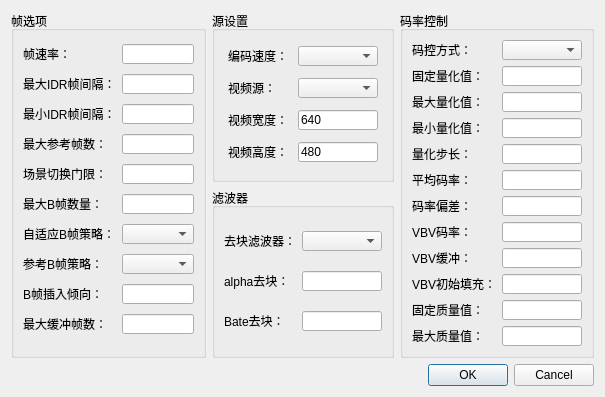
<?xml version="1.0" encoding="UTF-8"?>
<ui version="4.0">
 <class>CodecSetting</class>
 <widget class="QDialog" name="CodecSetting">
  <property name="geometry">
   <rect>
    <x>0</x>
    <y>0</y>
    <width>577</width>
    <height>385</height>
   </rect>
  </property>
  <property name="windowTitle">
   <string>编码设置</string>
  </property>
  <layout class="QGridLayout" name="gridLayout_5">
   <item row="0" column="0" rowspan="2">
    <widget class="QGroupBox" name="gbFrame">
     <property name="title">
      <string>帧选项</string>
     </property>
     <layout class="QGridLayout" name="gridLayout_2">
      <item row="0" column="0">
       <widget class="QLabel" name="lbFrameRate">
        <property name="maximumSize">
         <size>
          <width>100</width>
          <height>20</height>
         </size>
        </property>
        <property name="text">
         <string>帧速率：</string>
        </property>
       </widget>
      </item>
      <item row="0" column="1">
       <widget class="QLineEdit" name="leFrameRate">
        <property name="maximumSize">
         <size>
          <width>80</width>
          <height>20</height>
         </size>
        </property>
        <property name="text">
         <string/>
        </property>
       </widget>
      </item>
      <item row="1" column="0">
       <widget class="QLabel" name="lbMaxFrame">
        <property name="maximumSize">
         <size>
          <width>100</width>
          <height>20</height>
         </size>
        </property>
        <property name="text">
         <string>最大IDR帧间隔：</string>
        </property>
       </widget>
      </item>
      <item row="1" column="1">
       <widget class="QLineEdit" name="leMaxFrame">
        <property name="maximumSize">
         <size>
          <width>80</width>
          <height>20</height>
         </size>
        </property>
        <property name="text">
         <string/>
        </property>
       </widget>
      </item>
      <item row="2" column="0">
       <widget class="QLabel" name="lbMinFrame">
        <property name="maximumSize">
         <size>
          <width>100</width>
          <height>20</height>
         </size>
        </property>
        <property name="text">
         <string>最小IDR帧间隔：</string>
        </property>
       </widget>
      </item>
      <item row="2" column="1">
       <widget class="QLineEdit" name="leMinFrame">
        <property name="maximumSize">
         <size>
          <width>80</width>
          <height>20</height>
         </size>
        </property>
        <property name="text">
         <string/>
        </property>
       </widget>
      </item>
      <item row="3" column="0">
       <widget class="QLabel" name="lbFrameRef">
        <property name="text">
         <string>最大参考帧数：</string>
        </property>
       </widget>
      </item>
      <item row="3" column="1">
       <widget class="QLineEdit" name="leFrameRef">
        <property name="maximumSize">
         <size>
          <width>80</width>
          <height>20</height>
         </size>
        </property>
       </widget>
      </item>
      <item row="4" column="0">
       <widget class="QLabel" name="lbScutThres">
        <property name="text">
         <string>场景切换门限：</string>
        </property>
       </widget>
      </item>
      <item row="4" column="1">
       <widget class="QLineEdit" name="leScutThres">
        <property name="sizePolicy">
         <sizepolicy hsizetype="Expanding" vsizetype="Fixed">
          <horstretch>0</horstretch>
          <verstretch>0</verstretch>
         </sizepolicy>
        </property>
        <property name="maximumSize">
         <size>
          <width>80</width>
          <height>20</height>
         </size>
        </property>
       </widget>
      </item>
      <item row="5" column="0">
       <widget class="QLabel" name="lbBFrame">
        <property name="maximumSize">
         <size>
          <width>100</width>
          <height>20</height>
         </size>
        </property>
        <property name="text">
         <string>最大B帧数量：</string>
        </property>
       </widget>
      </item>
      <item row="5" column="1">
       <widget class="QLineEdit" name="leBFrame">
        <property name="maximumSize">
         <size>
          <width>80</width>
          <height>20</height>
         </size>
        </property>
        <property name="text">
         <string/>
        </property>
       </widget>
      </item>
      <item row="6" column="0">
       <widget class="QLabel" name="lbBframeAdapt">
        <property name="text">
         <string>自适应B帧策略：</string>
        </property>
       </widget>
      </item>
      <item row="6" column="1">
       <widget class="QComboBox" name="cbBframeAdapt">
        <property name="sizePolicy">
         <sizepolicy hsizetype="Expanding" vsizetype="Fixed">
          <horstretch>0</horstretch>
          <verstretch>0</verstretch>
         </sizepolicy>
        </property>
        <property name="maximumSize">
         <size>
          <width>80</width>
          <height>20</height>
         </size>
        </property>
       </widget>
      </item>
      <item row="7" column="0">
       <widget class="QLabel" name="lbBframePyr">
        <property name="text">
         <string>参考B帧策略：</string>
        </property>
       </widget>
      </item>
      <item row="7" column="1">
       <widget class="QComboBox" name="cbBframePyr">
        <property name="sizePolicy">
         <sizepolicy hsizetype="Expanding" vsizetype="Fixed">
          <horstretch>0</horstretch>
          <verstretch>0</verstretch>
         </sizepolicy>
        </property>
        <property name="maximumSize">
         <size>
          <width>80</width>
          <height>20</height>
         </size>
        </property>
       </widget>
      </item>
      <item row="8" column="0">
       <widget class="QLabel" name="lbBframeBias">
        <property name="text">
         <string>B帧插入倾向：</string>
        </property>
       </widget>
      </item>
      <item row="8" column="1">
       <widget class="QLineEdit" name="leBframeBias">
        <property name="maximumSize">
         <size>
          <width>80</width>
          <height>20</height>
         </size>
        </property>
       </widget>
      </item>
      <item row="9" column="0">
       <widget class="QLabel" name="lbRcLookahead">
        <property name="text">
         <string>最大缓冲帧数：</string>
        </property>
       </widget>
      </item>
      <item row="9" column="1">
       <widget class="QLineEdit" name="leRcLookahead">
        <property name="maximumSize">
         <size>
          <width>80</width>
          <height>20</height>
         </size>
        </property>
       </widget>
      </item>
     </layout>
    </widget>
   </item>
   <item row="0" column="1">
    <widget class="QGroupBox" name="gbSource">
     <property name="title">
      <string>源设置</string>
     </property>
     <layout class="QGridLayout" name="gridLayout">
      <item row="0" column="0">
       <widget class="QLabel" name="lbCodeRate">
        <property name="maximumSize">
         <size>
          <width>60</width>
          <height>20</height>
         </size>
        </property>
        <property name="text">
         <string>编码速度：</string>
        </property>
       </widget>
      </item>
      <item row="0" column="1">
       <widget class="QComboBox" name="cbCodeRate">
        <property name="maximumSize">
         <size>
          <width>80</width>
          <height>20</height>
         </size>
        </property>
       </widget>
      </item>
      <item row="1" column="0">
       <widget class="QLabel" name="lbSource">
        <property name="maximumSize">
         <size>
          <width>60</width>
          <height>20</height>
         </size>
        </property>
        <property name="text">
         <string>视频源：</string>
        </property>
        <property name="alignment">
         <set>Qt::AlignLeading|Qt::AlignLeft|Qt::AlignVCenter</set>
        </property>
       </widget>
      </item>
      <item row="1" column="1">
       <widget class="QComboBox" name="cbSource">
        <property name="maximumSize">
         <size>
          <width>80</width>
          <height>20</height>
         </size>
        </property>
       </widget>
      </item>
      <item row="2" column="0">
       <widget class="QLabel" name="lbWidth">
        <property name="maximumSize">
         <size>
          <width>60</width>
          <height>20</height>
         </size>
        </property>
        <property name="text">
         <string>视频宽度：</string>
        </property>
       </widget>
      </item>
      <item row="2" column="1">
       <widget class="QLineEdit" name="leWidth">
        <property name="maximumSize">
         <size>
          <width>80</width>
          <height>20</height>
         </size>
        </property>
        <property name="text">
         <string>640</string>
        </property>
       </widget>
      </item>
      <item row="3" column="0">
       <widget class="QLabel" name="lbHeight">
        <property name="maximumSize">
         <size>
          <width>60</width>
          <height>20</height>
         </size>
        </property>
        <property name="text">
         <string>视频高度：</string>
        </property>
       </widget>
      </item>
      <item row="3" column="1">
       <widget class="QLineEdit" name="leHeight">
        <property name="maximumSize">
         <size>
          <width>80</width>
          <height>20</height>
         </size>
        </property>
        <property name="text">
         <string>480</string>
        </property>
       </widget>
      </item>
     </layout>
    </widget>
   </item>
   <item row="0" column="2" rowspan="2">
    <widget class="QGroupBox" name="gbRate">
     <property name="title">
      <string>码率控制</string>
     </property>
     <layout class="QGridLayout" name="gridLayout_3">
      <item row="0" column="0">
       <widget class="QLabel" name="lbRcMethod">
        <property name="text">
         <string>码控方式：</string>
        </property>
       </widget>
      </item>
      <item row="0" column="1">
       <widget class="QComboBox" name="cbRcMethod">
        <property name="minimumSize">
         <size>
          <width>80</width>
          <height>20</height>
         </size>
        </property>
        <property name="maximumSize">
         <size>
          <width>80</width>
          <height>20</height>
         </size>
        </property>
       </widget>
      </item>
      <item row="1" column="0">
       <widget class="QLabel" name="lbQpConstant">
        <property name="text">
         <string>固定量化值：</string>
        </property>
       </widget>
      </item>
      <item row="1" column="1">
       <widget class="QLineEdit" name="leQpConstant">
        <property name="maximumSize">
         <size>
          <width>80</width>
          <height>20</height>
         </size>
        </property>
       </widget>
      </item>
      <item row="2" column="0">
       <widget class="QLabel" name="lbQpMax">
        <property name="maximumSize">
         <size>
          <width>80</width>
          <height>20</height>
         </size>
        </property>
        <property name="text">
         <string>最大量化值：</string>
        </property>
       </widget>
      </item>
      <item row="2" column="1">
       <widget class="QLineEdit" name="leQpMax">
        <property name="maximumSize">
         <size>
          <width>80</width>
          <height>20</height>
         </size>
        </property>
       </widget>
      </item>
      <item row="3" column="0">
       <widget class="QLabel" name="lbQpMin">
        <property name="maximumSize">
         <size>
          <width>80</width>
          <height>20</height>
         </size>
        </property>
        <property name="text">
         <string>最小量化值：</string>
        </property>
       </widget>
      </item>
      <item row="3" column="1">
       <widget class="QLineEdit" name="leQpMin">
        <property name="maximumSize">
         <size>
          <width>80</width>
          <height>20</height>
         </size>
        </property>
       </widget>
      </item>
      <item row="4" column="0">
       <widget class="QLabel" name="lbQpStep">
        <property name="text">
         <string>量化步长：</string>
        </property>
       </widget>
      </item>
      <item row="4" column="1">
       <widget class="QLineEdit" name="leQpStep">
        <property name="maximumSize">
         <size>
          <width>80</width>
          <height>20</height>
         </size>
        </property>
       </widget>
      </item>
      <item row="5" column="0">
       <widget class="QLabel" name="lbRateMeans">
        <property name="maximumSize">
         <size>
          <width>80</width>
          <height>20</height>
         </size>
        </property>
        <property name="text">
         <string>平均码率：</string>
        </property>
       </widget>
      </item>
      <item row="5" column="1">
       <widget class="QLineEdit" name="leRateMeans">
        <property name="maximumSize">
         <size>
          <width>80</width>
          <height>20</height>
         </size>
        </property>
       </widget>
      </item>
      <item row="6" column="0">
       <widget class="QLabel" name="lbRateTol">
        <property name="text">
         <string>码率偏差：</string>
        </property>
       </widget>
      </item>
      <item row="6" column="1">
       <widget class="QLineEdit" name="leRateTol">
        <property name="maximumSize">
         <size>
          <width>80</width>
          <height>20</height>
         </size>
        </property>
       </widget>
      </item>
      <item row="7" column="0">
       <widget class="QLabel" name="lbVbvRate">
        <property name="maximumSize">
         <size>
          <width>80</width>
          <height>20</height>
         </size>
        </property>
        <property name="text">
         <string>VBV码率：</string>
        </property>
       </widget>
      </item>
      <item row="7" column="1">
       <widget class="QLineEdit" name="leVbvRate">
        <property name="maximumSize">
         <size>
          <width>80</width>
          <height>20</height>
         </size>
        </property>
       </widget>
      </item>
      <item row="8" column="0">
       <widget class="QLabel" name="lbVbvBuf">
        <property name="text">
         <string>VBV缓冲：</string>
        </property>
       </widget>
      </item>
      <item row="8" column="1">
       <widget class="QLineEdit" name="leVbvBuf">
        <property name="maximumSize">
         <size>
          <width>80</width>
          <height>20</height>
         </size>
        </property>
       </widget>
      </item>
      <item row="9" column="0">
       <widget class="QLabel" name="lbVbvinit">
        <property name="text">
         <string>VBV初始填充：</string>
        </property>
       </widget>
      </item>
      <item row="9" column="1">
       <widget class="QLineEdit" name="leVbvinit">
        <property name="maximumSize">
         <size>
          <width>80</width>
          <height>20</height>
         </size>
        </property>
       </widget>
      </item>
      <item row="10" column="0">
       <widget class="QLabel" name="lbRfConstant">
        <property name="text">
         <string>固定质量值：</string>
        </property>
       </widget>
      </item>
      <item row="10" column="1">
       <widget class="QLineEdit" name="leRfConstant">
        <property name="maximumSize">
         <size>
          <width>80</width>
          <height>20</height>
         </size>
        </property>
       </widget>
      </item>
      <item row="11" column="0">
       <widget class="QLabel" name="lbRfMax">
        <property name="text">
         <string>最大质量值：</string>
        </property>
       </widget>
      </item>
      <item row="11" column="1">
       <widget class="QLineEdit" name="leRfMax">
        <property name="maximumSize">
         <size>
          <width>80</width>
          <height>20</height>
         </size>
        </property>
       </widget>
      </item>
     </layout>
    </widget>
   </item>
   <item row="1" column="1">
    <widget class="QGroupBox" name="gbFilter">
     <property name="title">
      <string>滤波器</string>
     </property>
     <layout class="QGridLayout" name="gridLayout_4">
      <item row="0" column="0">
       <widget class="QLabel" name="lbDeblock">
        <property name="text">
         <string>去块滤波器：</string>
        </property>
       </widget>
      </item>
      <item row="0" column="1">
       <widget class="QComboBox" name="cbDeblock">
        <property name="minimumSize">
         <size>
          <width>80</width>
          <height>20</height>
         </size>
        </property>
        <property name="maximumSize">
         <size>
          <width>80</width>
          <height>20</height>
         </size>
        </property>
       </widget>
      </item>
      <item row="1" column="0">
       <widget class="QLabel" name="lbAlpha">
        <property name="text">
         <string>alpha去块：</string>
        </property>
       </widget>
      </item>
      <item row="1" column="1">
       <widget class="QLineEdit" name="leAlpha">
        <property name="maximumSize">
         <size>
          <width>80</width>
          <height>20</height>
         </size>
        </property>
       </widget>
      </item>
      <item row="2" column="0">
       <widget class="QLabel" name="lbBeta">
        <property name="text">
         <string>Bate去块：</string>
        </property>
       </widget>
      </item>
      <item row="2" column="1">
       <widget class="QLineEdit" name="leBeta">
        <property name="maximumSize">
         <size>
          <width>80</width>
          <height>20</height>
         </size>
        </property>
       </widget>
      </item>
     </layout>
    </widget>
   </item>
   <item row="2" column="2">
    <widget class="QDialogButtonBox" name="buttonBox">
     <property name="orientation">
      <enum>Qt::Horizontal</enum>
     </property>
     <property name="standardButtons">
      <set>QDialogButtonBox::Cancel|QDialogButtonBox::Ok</set>
     </property>
    </widget>
   </item>
  </layout>
 </widget>
 <resources/>
 <connections>
  <connection>
   <sender>buttonBox</sender>
   <signal>accepted()</signal>
   <receiver>CodecSetting</receiver>
   <slot>accept()</slot>
   <hints>
    <hint type="sourcelabel">
     <x>248</x>
     <y>254</y>
    </hint>
    <hint type="destinationlabel">
     <x>157</x>
     <y>274</y>
    </hint>
   </hints>
  </connection>
  <connection>
   <sender>buttonBox</sender>
   <signal>rejected()</signal>
   <receiver>CodecSetting</receiver>
   <slot>reject()</slot>
   <hints>
    <hint type="sourcelabel">
     <x>316</x>
     <y>260</y>
    </hint>
    <hint type="destinationlabel">
     <x>286</x>
     <y>274</y>
    </hint>
   </hints>
  </connection>
 </connections>
</ui>
